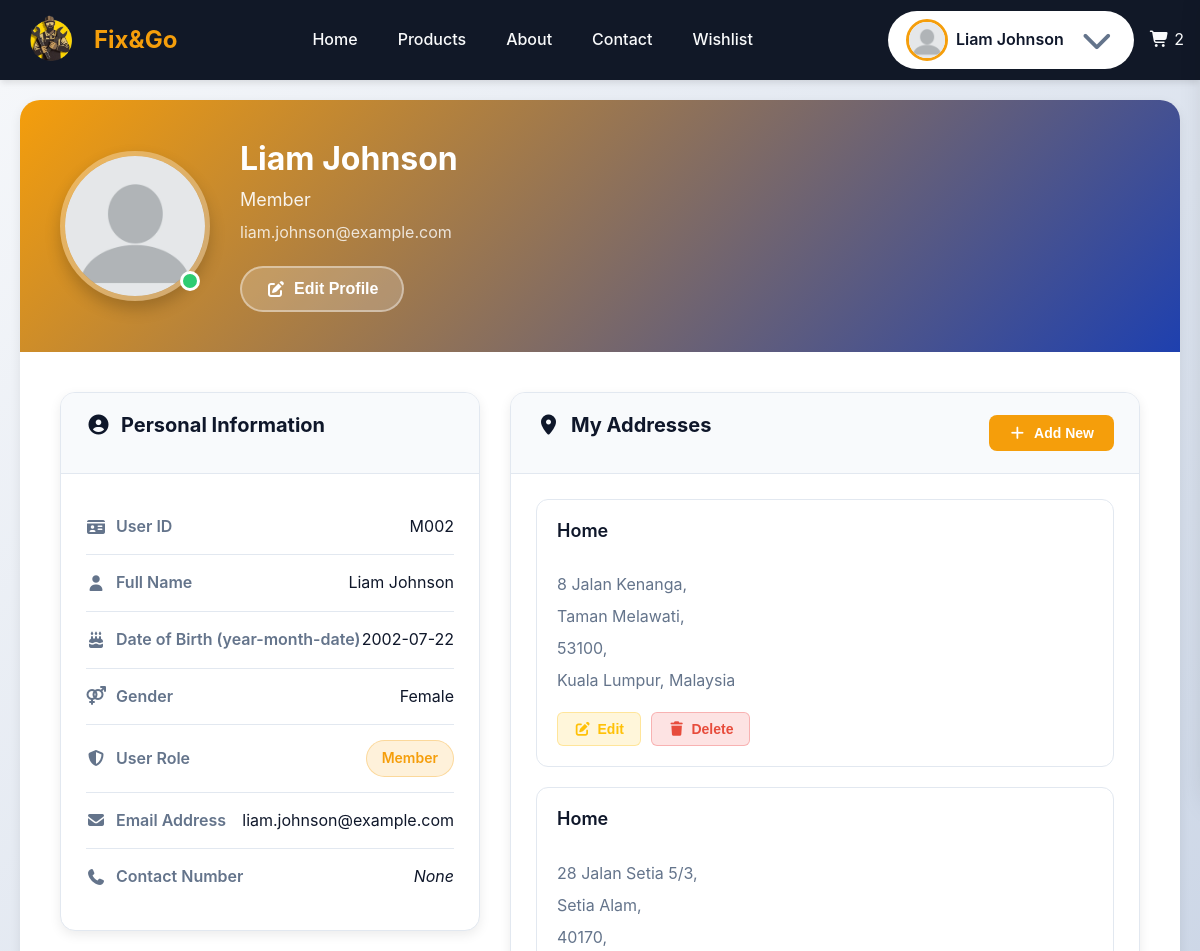
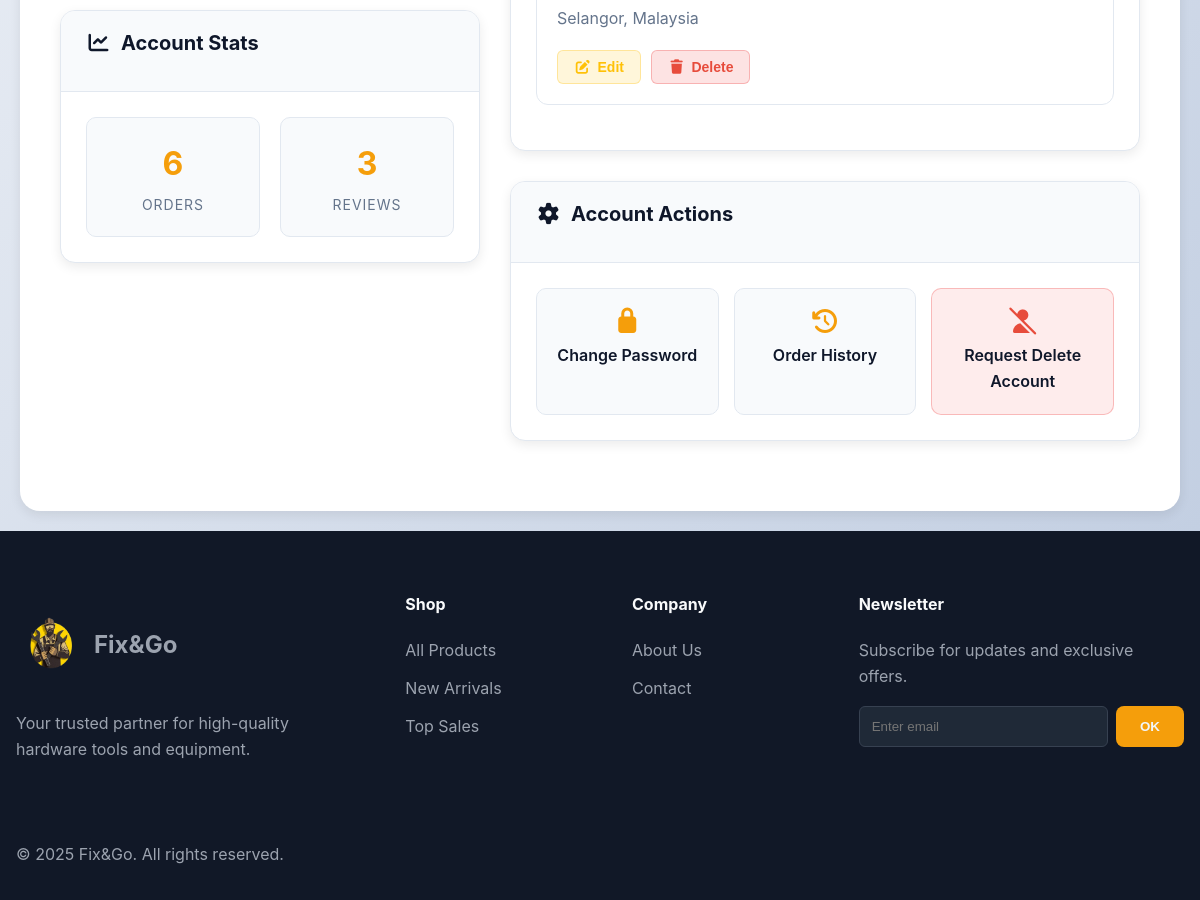
The app's page /pages/member/profile.php (signed in) with its own data (2 pictures, top to bottom).
### tables this page shows
CREATE TABLE `userprofile` (
    `user_id` varchar(12) NOT NULL,
    `dob` date DEFAULT NULL,
    `contact_num` varchar(20) DEFAULT NULL,
    `gender` enum('Male', 'Female') DEFAULT NULL
);

CREATE TABLE `address` (
    `address_id` int(11) NOT NULL,
    `address_name` varchar(20) NOT NULL DEFAULT 'Home',
    `user_id` varchar(12) NOT NULL,
    `address_one` varchar(255) NOT NULL,
    `address_two` varchar(255) DEFAULT NULL,
    `address_three` varchar(255) DEFAULT NULL,
    `state` varchar(50) NOT NULL,
    `post_code` varchar(5) NOT NULL,
    `country` varchar(40) NOT NULL DEFAULT 'Malaysia'
);

### pages/member/profile.php (called while the page is built, shortened)
<?php
require_once "../../_base.php";
include_once "../../_head.php";
?>
<?php
include_once "../../component/profileInfo.php";
include "../../_foot.php";

### _base.php (called while the page is built, shortened)
<?php
$rootDir = 'http://' . $_SERVER['HTTP_HOST'];
$pathPrefix = (strpos($_SERVER['SCRIPT_NAME'], '/FixAndGo_Web') === 0) ? '/FixAndGo_Web' : '';
function temp($key, $value = null)
{
    if ($value !== null) {
        $_SESSION["temp_$key"] = $value;
    } else {
        $value = $_SESSION["temp_$key"] ?? null;
        return $value;
    }
}
$host = 'localhost';
$username = 'root';
$password = '';
$dbname = 'fixandgo_db';
try {
    $_db = new PDO("mysql:host=$host;dbname=$dbname", $username, $password, [
        PDO::ATTR_DEFAULT_FETCH_MODE => PDO::FETCH_OBJ,
        PDO::ATTR_EMULATE_PREPARES   => false,
    ]);
} catch (PDOException $err) {
    die("Connection failed: " . $err->getMessage());
}
function getUserProfilePicture($userId)
{
    global $_db;
    global $pathPrefix;
    $defaultPath = $pathPrefix . "/images/profile/default_profile_picture.webp";
    try {
        $stmt = $_db->prepare("SELECT file_path FROM profilepicture WHERE user_id = ?");
        $stmt->execute([$userId]);
        $result = $stmt->fetch();
    } catch (Exception $e) {
        error_log("Profile picture error for user $userId: " . $e->getMessage());
    }
    return $defaultPath;
}

### config/authorization.php (called while the page is built, shortened)
<?php
function enforce_authorization(): void
{
    global $rootDir, $pathPrefix;
    $role = temp('USER_ROLE') ?? 'Guest';
    $pathPrefix = $pathPrefix ?? '';
    if ($role === 'Member') {
        return;
    }
    exit();
}

### DAO/profile_dao.php (called while the page is built, shortened)
<?php
function getAddressesByUserId($user_id)
{
    global $_db;
    $stmt = $_db->prepare("SELECT * FROM address WHERE user_id = ? ORDER BY address_id DESC");
    $stmt->execute([$user_id]);
    return $stmt->fetchAll();
}
function getAddressCountByUserId($user_id)
{
    global $_db;
    $stmt = $_db->prepare("SELECT COUNT(*) FROM address WHERE user_id = ?");
    $stmt->execute([$user_id]);
    return (int) $stmt->fetchColumn();
}
function getUserProfileDetails($user_id)
{
    global $_db;
    $stmt = $_db->prepare("SELECT * FROM UserProfile WHERE user_id = ?");
    $stmt->execute([$user_id]);
    return $stmt->fetch();
}
function countOrdersById($id)
{
    global $_db;
    $stmt = $_db->prepare("SELECT COUNT(order_id) AS num FROM ORDERS
                           WHERE user_id = ?");
    $stmt->execute([$id]);
    return $stmt->fetch()->num;
}
function countReviewById($id)
{
    global $_db;
    $stmt = $_db->prepare("SELECT COUNT(review_id) AS num FROM REVIEW WHERE user_id = ?");
    $stmt->execute([$id]);
    return $stmt->fetch()->num;
}

### component/profileInfo.php (the view, shortened to what this page needs)
<?php
require_once __DIR__ . "/../dao/profile_dao.php";
$user_id = temp('USER_ID');
$user_name = temp('USER_NAME');
$user_role = temp('USER_ROLE');
$user_email = temp('EMAIL');
$user_profile = getUserProfileDetails($user_id);
$addresses = getAddressesByUserId($user_id);
?>
<link rel="stylesheet" href="<?= $rootDir ?>/css/profile.css">
<main>
    <div class="profile-container">
        <div class="profile-header">
            <div class="profile-picture-section">
                <div class="profile-picture-container">
                    <img src="<?= getUserProfilePicture($user_id) ?>"
                        alt="Profile Picture" class="profile-picture1">
                    <div class="profile-status online"></div>
                </div>
                <div class="profile-info">
                    <h1 class="profile-name"><?= htmlspecialchars($user_name) ?></h1>
                    <p class="profile-role"><?= htmlspecialchars($user_role) ?></p>
                    <p class="profile-email"><?= htmlspecialchars($user_email) ?></p>
                    <button class="edit-profile-btn">
                        <i class="fas fa-edit"></i> Edit Profile
                    </button>
                </div>
            </div>
        </div>
        <div class="profile-content">
            <div class="left-column">
                <div class="info-card">
                    <div class="card-header">
                        <h2><i class="fas fa-user-circle"></i> Personal Information</h2>
                    </div>
                    <div class="card-body">
                        <div class="info-row">
                            <div class="info-label">
                                <i class="fas fa-id-card"></i>
                                User ID
                            </div>
                            <div class="info-value"><?= htmlspecialchars($user_id) ?></div>
                        </div>
                        <div class="info-row">
                            <div class="info-label">
                                <i class="fas fa-user"></i>
                                Full Name
                            </div>
                            <div class="info-value"><?= htmlspecialchars($user_name) ?></div>
                        </div>
                        <div class="info-row">
                            <div class="info-label">
                                <i class="fas fa-birthday-cake"></i>
                                Date of Birth (year-month-date)
                            </div>
                            <div class="info-value"><?= $user_profile->dob ?? '<i>None</i>' ?>
                            </div>
                        </div>
                        <div class="info-row">
                            <div class="info-label">
                                <i class="fas fa-venus-mars"></i>
                                Gender
                            </div>
                            <div class="info-value"><?= $user_profile->gender ?? '<i>None</i>' ?></div>
                        </div>
                        <div class="info-row">
                            <div class="info-label">
                                <i class="fas fa-shield-alt"></i>
                                User Role
                            </div>
                            <div class="info-value">
                                <span class="role-badge customer"><?= htmlspecialchars($user_role) ?></span>
                            </div>
                        </div>
                        <div class="info-row">
                            <div class="info-label">
                                <i class="fas fa-envelope"></i>
                                Email Address
                            </div>
                            <div class="info-value"><?= htmlspecialchars($user_email) ?></div>
                        </div>
                        <div class="info-row">
                            <div class="info-label">
                                <i class="fas fa-phone"></i>
                                Contact Number
                            </div>
                            <div class="info-value"><?= $user_profile->contact_num ?? '<i>None</i>' ?></div>
                        </div>
                    </div>
                </div>
                <div class="info-card">
                    <div class="card-header">
                        <h2><i class="fas fa-chart-line"></i> Account Stats</h2>
                    </div>
                    <div class="card-body">
                        <div class="stats-grid">
                            <div class="stat-item">
                                <div class="stat-number"><?= countOrdersById($user_id) ?></div>
                                <div class="stat-label">Orders</div>
                            </div>
                            <div class="stat-item">
                                <div class="stat-number"><?= countReviewById($user_id) ?></div>
                                <div class="stat-label">Reviews</div>
                            </div>
                        </div>
                    </div>
                </div>
            </div>
            <div class="right-column">
                <div class="info-card">
                    <div class="card-header">
                        <h2><i class="fas fa-map-marker-alt"></i> My Addresses</h2>
                        <?php if (getAddressCountByUserId($user_id) < 3) : ?>
                            <button class="add-address-btn">
                                <i class="fas fa-plus"></i> Add New
                            </button>
                        <?php endif ?>
                    </div>
                    <div class="card-body">
                        <?php if ($addresses) :
                            foreach ($addresses as $key => $value) : ?>
                                <div class="address-card">
                                    <div class="address-header">
                                        <h3><?= $value->address_name ?></h3>
                                    </div>
                                    <div class="address-content">
                                        <p><?= $value->address_one ? $value->address_one . ',' : '<i>None</i>' ?></p>
                                        <p><?= $value->address_two ? $value->address_two . ',' : '' ?></p>
                                        <p><?= $value->address_three ? $value->address_three . ', ' : '' ?><?= $value->post_code . ',' ?></p>
                                        <p><?= $value->state ?>, <?= $value->country ?></p>
                                    </div>
                                    <div class="address-actions">
                                        <button class="action-btn edit edit-address-btn" value="updateAddress"
                                            data-address-id="<?= $value->address_id ?>"
                                            data-address-name="<?= htmlspecialchars($value->address_name) ?>"
                                            data-address-one="<?= htmlspecialchars($value->address_one) ?>"
                                            data-address-two="<?= $value->address_two ? htmlspecialchars($value->address_two) : NULL ?>"
                                            data-address-three="<?= $value->address_three ? htmlspecialchars($value->address_three) : NULL ?>"
                                            data-post-code="<?= htmlspecialchars($value->post_code) ?>"
                                            data-state="<?= htmlspecialchars($value->state) ?>"
                                            data-country="<?= htmlspecialchars($value->country) ?>">
                                            <i class="fas fa-edit"></i> Edit
                                        </button>
                                        <button class="action-btn delete delete-address-btn" data-address-id="<?= $value->address_id ?>">
                                            <i class="fas fa-trash"></i> Delete
                                        </button>
                                    </div>
                                </div>
                            <?php endforeach;
                        else : ?>
                            <p style="color: rgba(135, 135, 135, 1);"><i>No address exist</i></p>
                        <?php endif ?>
                    </div>
                </div>
                <div class="info-card">
                    <div class="card-header">
                        <h2><i class="fas fa-cog"></i> Account Actions</h2>
                    </div>
                    <div class="card-body">
                        <div class="action-grid">
                            <a id="openChangePassword" class="action-card" style="text-decoration: none;">
                                <i class="fas fa-lock"></i>
                                <span>Change Password</span>
                            </a>
                            <?php if(temp('USER_ROLE') == 'Member') : ?>
                            <a href="<?= $rootDir ?>/pages/order/member-order-history.php" class="action-card" style="text-decoration: none;">
                                <i class="fas fa-history"></i>
                                <span>Order History</span>
                            </a>
                            <a href="<?= $rootDir ?>/pages/guest/contactUs.php#request-form" class="action-card danger" style="text-decoration: none;">
                                <i class="fas fa-user-slash"></i>
                                <span>Request Delete Account</span>
                            </a>
                            <?php endif ?>
                        </div>
                    </div>
                </div>
            </div>
        </div>
    </div>
</main>

### css/style.css (style rules this page uses)
:root { --primary-color: #f59e0b; --primary-hover: #d97706; --primary-dark: #000a2e; --bg-dark: #111827; --bg-card: #f3f4f6; --text-light: #f9fafb; --text-color: #1f2937; --text-muted: #6b7280; --border-color: #ddd; --error-color: #e74c3c; --success-color: #2ecc71; --spacing-unit: 1rem; --container-width: 1500px; --header-height: 80px; }
* { box-sizing: border-box; margin: 0; padding: 0; }
body { font-family: "Inter", -apple-system, BlinkMacSystemFont, "Segoe UI", Roboto, Oxygen, Ubuntu, Cantarell, "Open Sans", "Helvetica Neue", sans-serif; line-height: 1.6; color: var(--text-dark); background-color: #ffffff; }
h1, h2, h3, h4 { line-height: 1.2; margin-bottom: 1rem; }
h1 { font-size: 3.5rem; font-weight: 800; }
h2 { font-size: 2.5rem; font-weight: 700; }
h3 { font-size: 1.5rem; font-weight: 600; }
p { margin-bottom: 1rem; }

### records on screen
userprofile: dob "2002-07-22", gender "Female", contact_num "None"
address: address_name "Home", address_one "8 Jalan Kenanga", address_two "Taman Melawati", post_code "53100", state "Kuala Lumpur", country "Malaysia"
address: address_name "Home", address_one "28 Jalan Setia 5/3", address_two "Setia Alam", post_code "40170", state "Selangor", country "Malaysia"

### other values on screen
temp('USER_NAME') "Liam Johnson"
$user_name "Liam Johnson"
$user_role "Member"
$user_email "liam.johnson@example.com"
$user_id "M002"
countOrdersById($user_id) "6"
countReviewById($user_id) "3"
